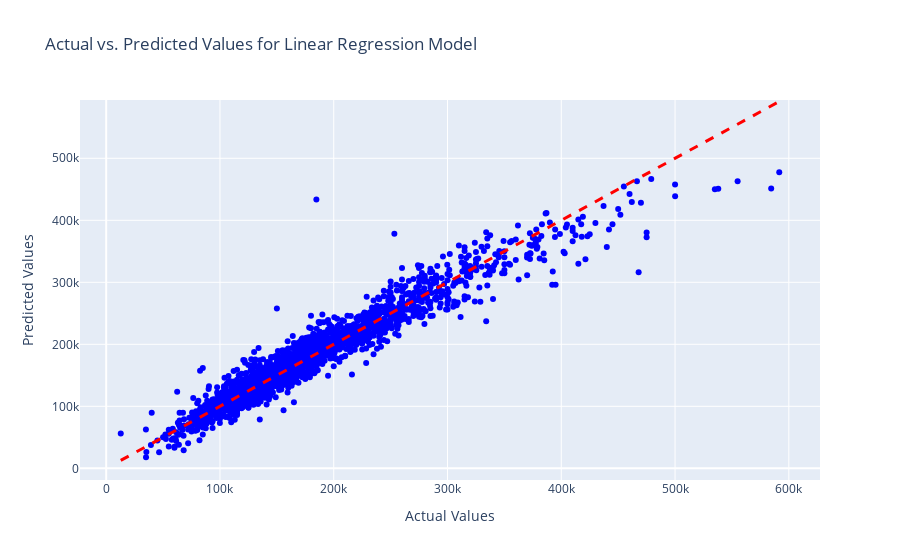
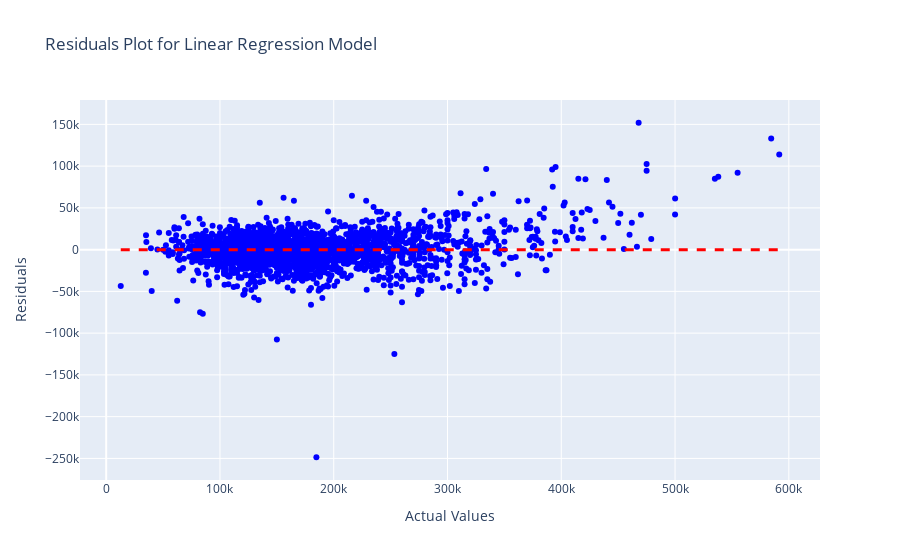

Write notebook code for charts like these, in order.
### Markdown cell above
Let's start with a simple linear regression on the basic numeric variables we got after making one feature and clearing some multicollinearity.

### Code cell
#the features will be X (independent variables)
X = ft_train.drop('SalePrice', axis=1)
X_array = X.values
#the target (dependent variable) will be y
y = ft_train['SalePrice']
y_array = y.values


# Perform linear regression using scikit-learn
model = LinearRegression()
model.fit(X, y)

X_with_intercept = sm.add_constant(X)  # Add intercept term
model_sm = sm.OLS(y,X_with_intercept).fit()

# Make predictions using the trained model
predictions = model.predict(X)


# Rsquared value
print("R Squared on the test set:", r2_score(y, predictions))


# Mean Squared Error (MSE) on the test set
mse = mean_squared_error(y, predictions)
print("Mean Squared Error (MSE) on the test set:", mse)

# Root Mean Squared Error (RMSE) on the test set
rmse = mean_squared_error(y, predictions, squared=False)
print("Root Mean Squared Error (RMSE) on the test set:", rmse)



# Create a scatter plot with Plotly
fig = go.Figure()

# Add a scatter plot for actual vs. predicted values
fig.add_trace(go.Scatter(x=y, y=predictions, mode='markers', marker=dict(color='blue'), 
                         name='Actual vs. Predicted'))
# Add a diagonal line for perfect predictions
fig.add_shape(type="line", x0=min(y), x1=max(y), y0=min(y), y1=max(y),
              line=dict(color="red", width=3, dash='dash'),
              name="Perfect Predictions")

# Update layout and axis labels
fig.update_layout(title="Actual vs. Predicted Values for Linear Regression Model",
                  xaxis_title="Actual Values",
                  yaxis_title="Predicted Values")

# Show the plot
fig.show()


# Plotting residuals
residuals = y - predictions
fig2 = go.Figure()

# Add a scatter plot for actual values and residuals
fig2.add_trace(go.Scatter(x=y, y=residuals, mode='markers', marker=dict(color='blue'), 
                         name='Residuals'))

# Add a horizontal line at y=0 for reference
fig2.add_shape(type="line", x0=min(y), x1=max(y), y0=0, y1=0,
              line=dict(color="red", width=3, dash='dash'),
              name="Zero Residuals Line")


fig2.update_layout(title="Residuals Plot for Linear Regression Model",
                  xaxis_title="Actual Values",
                  yaxis_title="Residuals")

fig2.show()


# Using statsmodels to check p-values
print(model_sm.summary())
print('\n')

# Mean Squared Error (MSE)
mse = mean_squared_error(y, predictions)
print("Mean Squared Error (MSE):", mse)

# Root Mean Squared Error (RMSE)
rmse = mean_squared_error(y, predictions, squared=False)
print("Root Mean Squared Error (RMSE):", rmse)

print('\n')

print("F-statistic:", model_sm.fvalue)
print("F-statistic p-value:", model_sm.f_pvalue)

### Figure 1 — Plotly figure (JSON) as saved in the notebook; plotly's stock layout.template omitted (floating-point values rounded to 4 significant figures; data arrays with more than 128 entries replaced by an {"elided": "..."} marker saying what was removed)
{"data": [{"marker": {"color": "blue"}, "mode": "markers", "name": "Actual vs. Predicted", "type": "scatter", "x": {"elided": "2571 int values"}, "y": {"elided": "2571 float values"}}], "layout": {"autosize": true, "shapes": [{"line": {"color": "red", "dash": "dash", "width": 3}, "name": "Perfect Predictions", "type": "line", "x0": 12789, "x1": 591587, "y0": 12789, "y1": 591587}], "title": {"text": "Actual vs. Predicted Values for Linear Regression Model"}, "xaxis": {"autorange": true, "range": [-22170.0, 626500.0], "title": {"text": "Actual Values"}, "type": "linear"}, "yaxis": {"autorange": true, "range": [-26270.0, 596800.0], "title": {"text": "Predicted Values"}, "type": "linear"}}}

### Figure 2 — Plotly figure (JSON) as saved in the notebook; plotly's stock layout.template omitted (floating-point values rounded to 4 significant figures; data arrays with more than 128 entries replaced by an {"elided": "..."} marker saying what was removed)
{"data": [{"marker": {"color": "blue"}, "mode": "markers", "name": "Residuals", "type": "scatter", "x": {"elided": "2571 int values"}, "y": {"elided": "2571 float values"}}], "layout": {"autosize": true, "shapes": [{"line": {"color": "red", "dash": "dash", "width": 3}, "name": "Zero Residuals Line", "type": "line", "x0": 12789, "x1": 591587, "y0": 0, "y1": 0}], "title": {"text": "Residuals Plot for Linear Regression Model"}, "xaxis": {"autorange": true, "range": [-22170.0, 626500.0], "title": {"text": "Actual Values"}, "type": "linear"}, "yaxis": {"autorange": true, "range": [-281700.0, 185000.0], "title": {"text": "Residuals"}, "type": "linear"}}}
